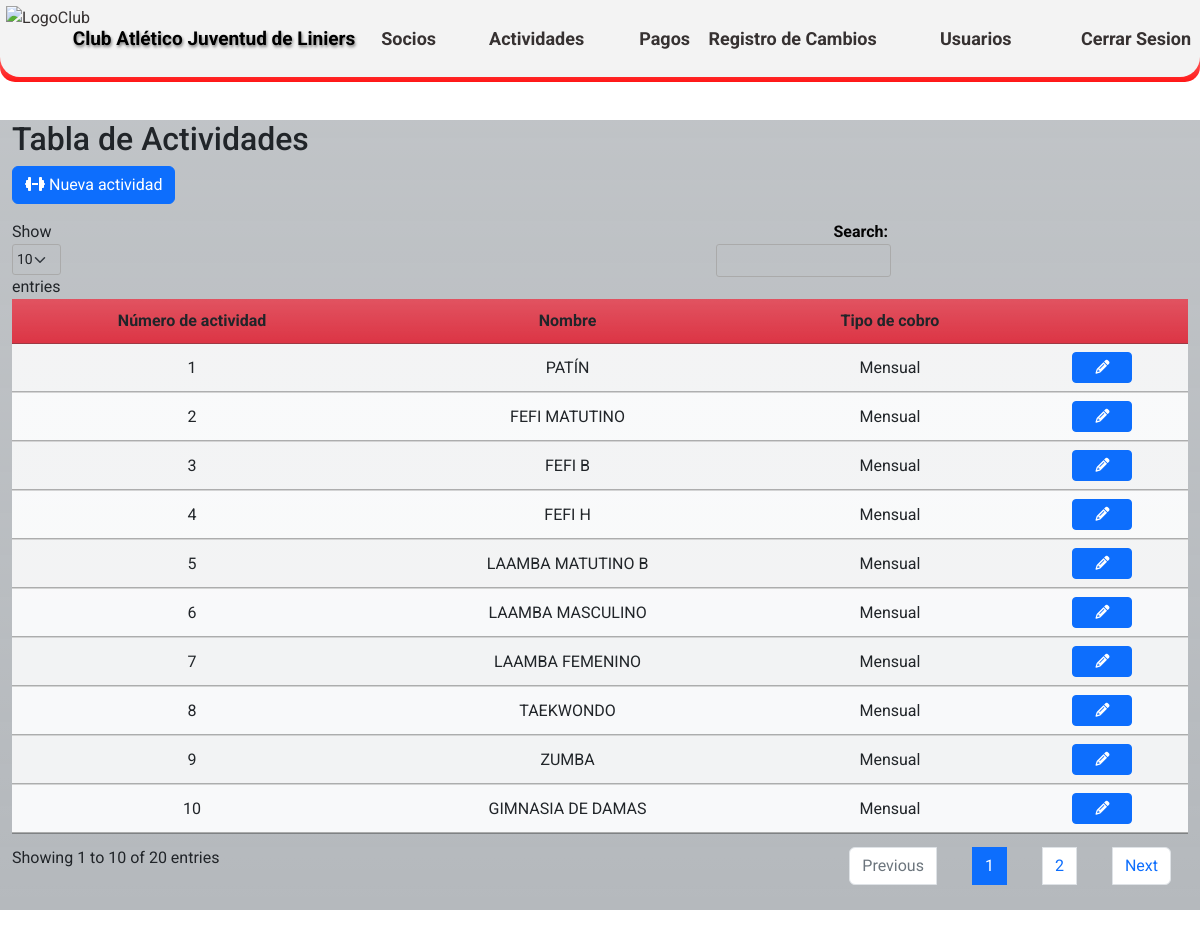
/actividades/ (signed in), run on the app's committed database.
### CAJL/aplications/activities/models.py (models this page shows, shortened)
class activities (models.Model):
    ACTIV_CHOICES =(
        ('0', 'Mensual'),
        ('1', 'Porcentaje'),
        ('2', 'Alquiler'),
    )
    nombre_actividad = models.CharField ('Nombre de la actividad',max_length=30)
    tipo_actividad = models.CharField('Tipo de cobro de la actividad',max_length=2, choices=ACTIV_CHOICES, default='0')
    descripcion = models.CharField('Descripción', max_length=50, blank=True)
    user = models.ForeignKey(User, on_delete=models.CASCADE)
    class Meta:
        verbose_name = 'Actividad'
        verbose_name_plural = 'Actividades del club'
        ordering = ['id']

### CAJL/aplications/activities/views.py (the view)
# urls.py: path('actividades/', views.activities_list, name='actividades'),
@login_required
def activities_list(request):
    activities_data = activities.objects.all()
    tipos_actividad = activities_data.values_list('tipo_actividad', flat=True).distinct()
    context = {
        'activities_data': activities_data,
        'tipos_actividad': tipos_actividad,
    }
    return render(request, 'activities/activities_list.html', context)

### templates/activities/activities_list.html (shortened to what this page needs)
{% extends 'loginregister/base.html' %}
{% load static %}
{% block content %}
<!DOCTYPE html>
<html lang="es">
<head>
    <link rel="stylesheet" type="text/css" href={% static 'css/Estilos_DT.css' %} media="screen">
    <link rel="stylesheet" href="https://cdnjs.cloudflare.com/ajax/libs/font-awesome/6.2.0/css/all.min.css"/>
    <link rel="stylesheet" type="text/css" href="https://cdn.datatables.net/1.10.25/css/jquery.dataTables.min.css">
</head>
<br>
<br>
<br>
<br>
<body>
    <div class="container h-60 my-4">
        <div class="row">
         <div class="col-xl-12 bg-secondary bg-gradient bg-opacity-50">
            <h2>Tabla de Actividades</h2>
            <div class="row mb-3">
                <div class="col-md-6">
                    <button class="btn btn-primary" id="btn_Actividad2"><i class="fa-solid fa-dumbbell"></i>  Nueva actividad</button>
                </div>
            </div>
            <table id="activities-table" class="display table table-striped">
             <thead>
                <tr class="bg-danger bg-gradient">
                    <th class="centered bg-danger bg-gradient">Número de actividad</th>
                    <th class="centered bg-danger bg-gradient">Nombre</th>
                    <th class="centered bg-danger bg-gradient">Tipo de cobro</th>
                    <th class="centered bg-danger bg-gradient"></th>
                </tr>
             </thead>
                <tbody  class="bg-light bg-gradient">
                    {% for activity in activities_data %}
                    <tr>
                        <td class="centered">{{ activity.id }}</td>
                        <td class="centered">{{ activity.nombre_actividad }}</td>
                        <td class="centered">{{ activity.get_tipo_actividad_display }}</td>
                        <td class="centered">
                            <a href={% url 'detalles-actividades' activity.id %} class="btn btn-sm btn-primary btn-custom-width">
                                <i class="fas fa-pencil-alt"></i>
                            </a>
                        </td>
                    </tr>
                    {% endfor %}
                </tbody>
            </table>
         </div>
        </div>
    </div>
</body>
</html>
{% endblock %}

### static/css/EstilosHome1.css (style rules this page uses)
* { margin: 0; padding: 0; box-sizing: border-box; font-family: 'Roboto', sans-serif; }
body { background-color: #d1d6c1; margin: 0; padding: 0; background-image: url('https://github.com/MarcoNu97/Proyectos-Django/blob/main/Club-Atletico-Juventud-De-Liniers/static/images/Interior%20del%20Club.jpg?raw=true'); background-size: cover; background-position: center; background-attachment: fixed; background-repeat: no-repeat; }

### static/css/Estilos_DT.css (style rules this page uses)
div.container { max-width: 1300px; }
.centered { text-align: center !important; vertical-align: middle !important; }
.btn-custom-width { width: 60px; }

### data on the page
activities: id "1", nombre_actividad "PATÍN", tipo_actividad "Mensual"
activities: id "2", nombre_actividad "FEFI MATUTINO", tipo_actividad "Mensual"
activities: id "3", nombre_actividad "FEFI B", tipo_actividad "Mensual"
activities: id "4", nombre_actividad "FEFI H", tipo_actividad "Mensual"
activities: id "5", nombre_actividad "LAAMBA MATUTINO B", tipo_actividad "Mensual"
activities: id "6", nombre_actividad "LAAMBA MASCULINO", tipo_actividad "Mensual"
activities: id "7", nombre_actividad "LAAMBA FEMENINO", tipo_actividad "Mensual"
activities: id "8", nombre_actividad "TAEKWONDO", tipo_actividad "Mensual"
activities: id "9", nombre_actividad "ZUMBA", tipo_actividad "Mensual"
activities: id "10", nombre_actividad "GIMNASIA DE DAMAS", tipo_actividad "Mensual"
